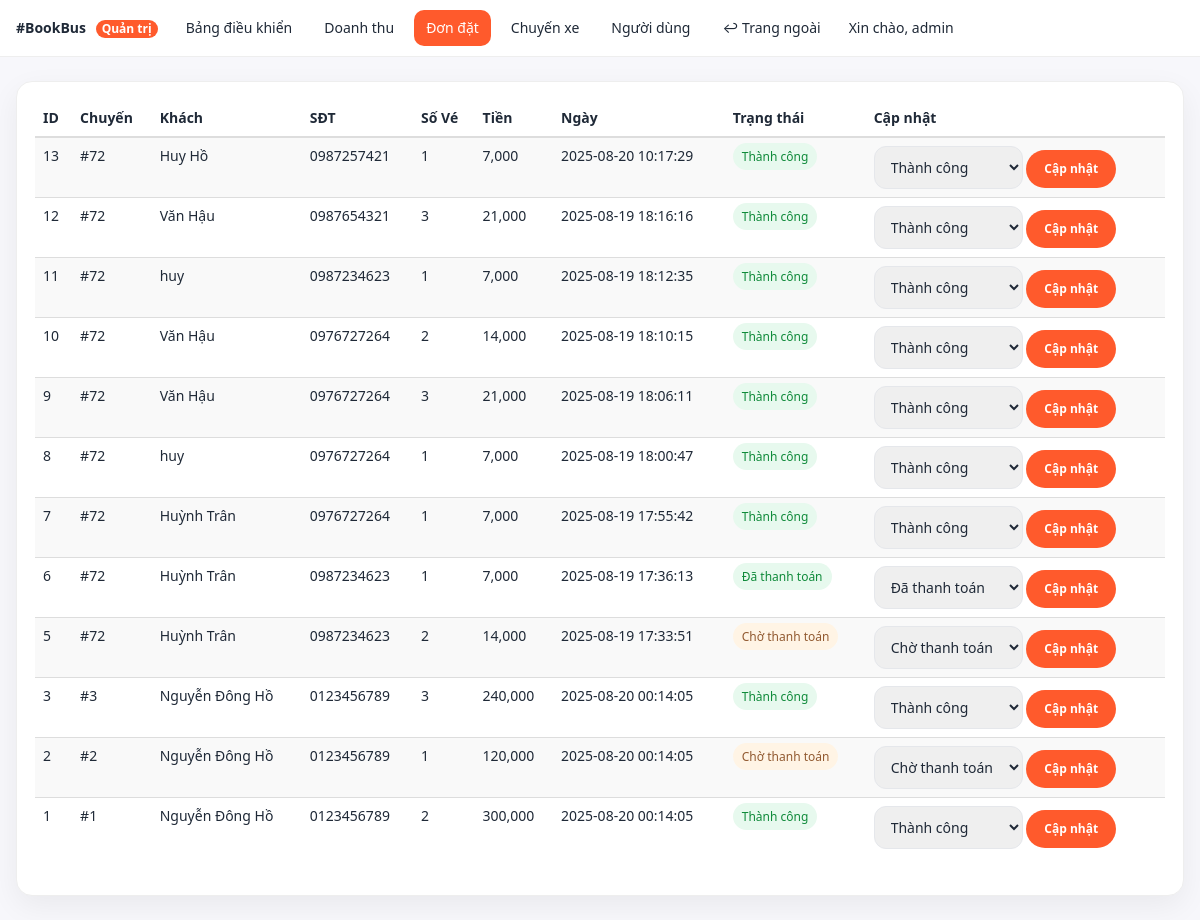
Page /admin/orders.php (signed in) on the earlier database version.
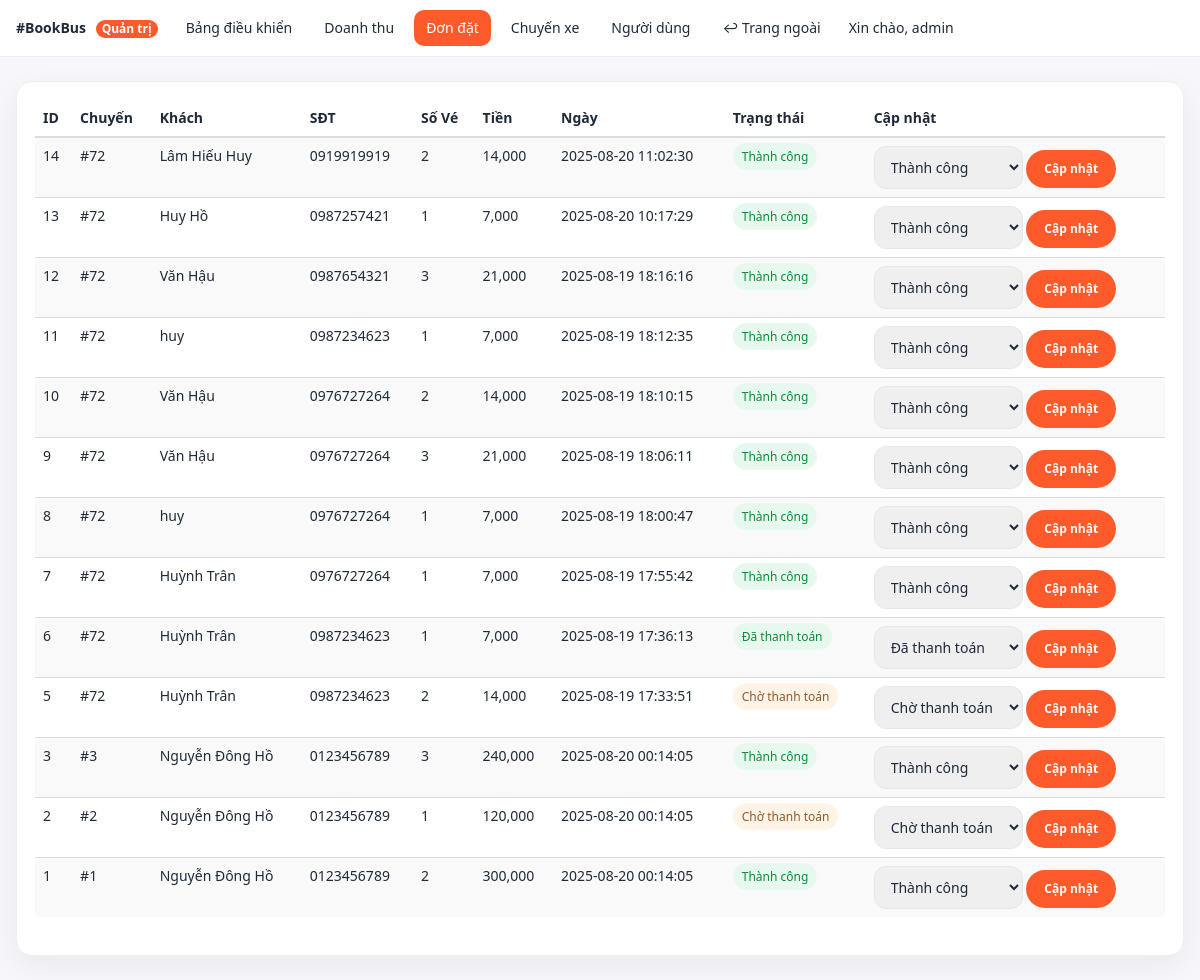
Same page on the later database version.
### tables this page shows
CREATE TABLE "dat_ve" (
        id INTEGER PRIMARY KEY AUTOINCREMENT,
        user_id INTEGER,
        id_chuyen INTEGER,
        ho_ten TEXT,
        email TEXT,
        sdt TEXT,
        so_luong INTEGER DEFAULT 1,
        amount REAL DEFAULT 0,
        gia_ve REAL DEFAULT 0,
        payment_status TEXT DEFAULT 'pending',
        order_id TEXT,
        ngay_dat TEXT DEFAULT (datetime('now', 'localtime')),
        created_at TEXT DEFAULT (datetime('now', 'localtime'))
    , payment_provider TEXT DEFAULT 'mock', txn_id TEXT, ipn_payload TEXT, updated_at TEXT);

### admin/orders.php (the view, shortened to what this page needs)
<?php
require_once __DIR__ . "/_layout_top.php";
require_once __DIR__ . "/../libs/db_chuyenxe.php";
$rows = $pdo->query("SELECT id,id_chuyen,ho_ten,sdt,so_luong,amount,ngay_dat,payment_status FROM dat_ve ORDER BY id DESC")->fetchAll(PDO::FETCH_ASSOC);
function vn_status($s){
  $map = [
    'pending'  => 'Chờ thanh toán',
    'paid'     => 'Đã thanh toán',
    'success'  => 'Thành công',
    'failed'   => 'Thất bại',
    'refunded' => 'Đã hoàn tiền',
  ];
  return $map[$s] ?? $s;
}
function badge_class($s){
  if ($s==='pending') return 'badge-status badge-pending';
  return 'badge-status badge-success';
}
$opts = ['pending','paid','success','failed','refunded'];
?>
<div class="cardx">
  <div class="table-responsive">
  <table class="table table-sm table-striped align-middle">
    <thead><tr>
      <th>ID</th><th>Chuyến</th><th>Khách</th><th>SĐT</th><th>Số Vé</th><th>Tiền</th><th>Ngày</th><th>Trạng thái</th><th>Cập nhật</th>
    </tr></thead>
    <tbody>
    <?php foreach($rows as $r): $st=$r['payment_status']; ?>
    <tr>
      <td><?=$r['id']?></td>
      <td>#<?=$r['id_chuyen']?></td>
      <td><?=htmlspecialchars($r['ho_ten'])?></td>
      <td><?=htmlspecialchars($r['sdt'])?></td>
      <td><?=$r['so_luong']?></td>
      <td><?=number_format((int)$r['amount'])?></td>
      <td><?=htmlspecialchars($r['ngay_dat'])?></td>
      <td><span class="<?=badge_class($st)?>"><?=vn_status($st)?></span></td>
      <td>
        <form method="post" action="orders_action.php" class="d-flex gap-2 align-items-center">
          <select name="status" class="form-select form-select-sm" style="width:auto;">
            <?php foreach($opts as $o): ?>
              <option value="<?=$o?>" <?=$st===$o?'selected':''?>><?=vn_status($o)?></option>
            <?php endforeach; ?>
          </select>
          <button class="btn btn-sm btn-brand">Cập nhật</button>
        </form>
      </td>
    </tr>
    <?php endforeach; ?>
    </tbody>
  </table>
  </div>
</div>
<?php require_once __DIR__ . "/_layout_bottom.php"; ?>

Differences in the rows shown:
added dat_ve: id "14", id_chuyen "72", ho_ten "Lâm Hiếu Huy", sdt "0919919919", so_luong "2", amount "14,000", ngay_dat "2025-08-20 11:02:30", payment_status "Thành công", status "Thành công"
